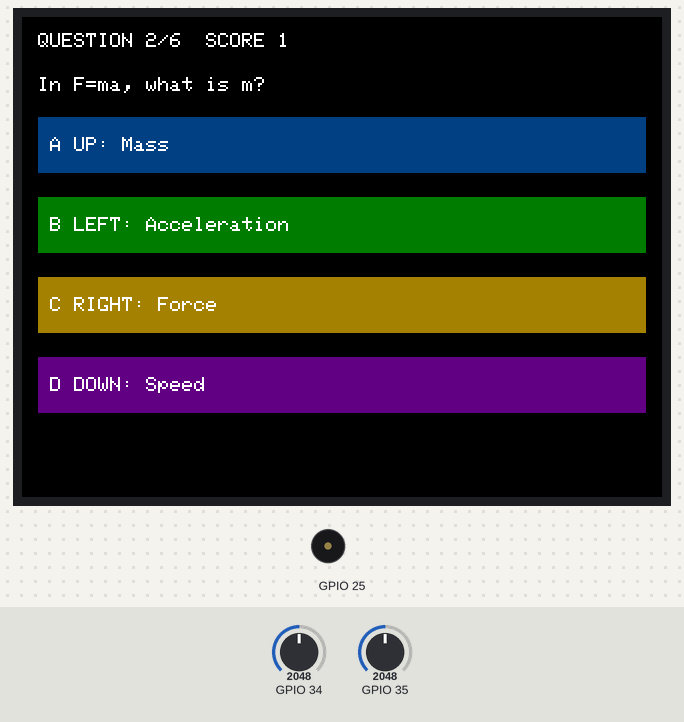
Bench run of a sketch on a simulated ESP32. Parts: 320×240 colour display, buzzer (waves = sounding). The test bench sets the inputs (shaded band); at power-on: GPIO 34 = 2048, GPIO 35 = 2048. What the sketch prints to the serial monitor is not drawn.

Above: at 0.5 s.
Timing chart, 0 to 2.0 s (numbered marks = the images above):
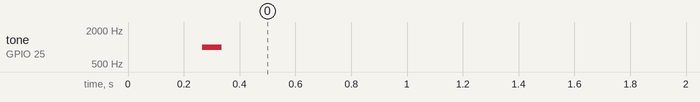

The sketch:

quiz.ino
```cpp
// Six-question English VIDI X quiz based on the teacher's guide.
// Choose A/B/C/D with UP/LEFT/RIGHT/DOWN. Press A to restart.
#include <LovyanGFX.hpp>
LGFX lcd;
String questions[6] = {"What is 2 + 2?", "In F=ma, what is m?", "Water contains oxygen and?", "What is the brain of a computer?", "Which unit measures frequency?", "Which device measures temperature?"};
String answersA[6] = {"2", "Mass", "Gold", "GPU", "Hertz", "A speaker"};
String answersB[6] = {"3", "Acceleration", "Hydrogen", "Memory", "Pixels", "A sensor"};
String answersC[6] = {"4", "Force", "Carbon", "Disk", "Celsius", "A screen"};
String answersD[6] = {"5", "Speed", "Copper", "CPU", "Volts", "A button"};
int correct[6] = {2, 0, 1, 3, 0, 1};
int level = 0;
int score = 0;
int previousChoice = -1;
bool dirty = true;

void drawQuiz() {
  lcd.fillScreen(0x0000);
  lcd.setTextColor(0xFFFF, 0x0000);
  lcd.setTextSize(1);
  lcd.setCursor(8, 8);
  lcd.printf("QUESTION %d/6  SCORE %d", min(level + 1, 6), score);
  if (level < 6) {
    lcd.setCursor(8, 30); lcd.print(questions[level]);
    lcd.fillRect(8, 50, 304, 28, 0x0210);
    lcd.fillRect(8, 90, 304, 28, 0x03E0);
    lcd.fillRect(8, 130, 304, 28, 0xA400);
    lcd.fillRect(8, 170, 304, 28, 0x6010);
    lcd.setTextColor(0xFFFF);
    lcd.setCursor(14, 60); lcd.print("A UP: " + answersA[level]);
    lcd.setCursor(14, 100); lcd.print("B LEFT: " + answersB[level]);
    lcd.setCursor(14, 140); lcd.print("C RIGHT: " + answersC[level]);
    lcd.setCursor(14, 180); lcd.print("D DOWN: " + answersD[level]);
  } else {
    lcd.setCursor(8, 50); lcd.printf("Quiz finished! Score %d/6", score);
    lcd.setCursor(8, 85); lcd.print("Press A to play again");
  }
}

void setup() {
  pinMode(34, INPUT);
  pinMode(35, INPUT);
  pinMode(32, INPUT_PULLUP);
  lcd.init();
  lcd.setRotation(1);
  Serial.begin(115200);
}

void loop() {
  if (dirty) { drawQuiz(); dirty = false; }
  int lr = analogRead(34);
  int ud = analogRead(35);
  int choice = -1;
  if (ud > 3800) choice = 0;
  else if (lr > 3800) choice = 1;
  else if (lr > 1500 && lr < 2600) choice = 2;
  else if (ud > 1500 && ud < 2600) choice = 3;
  if (level < 6 && choice >= 0 && previousChoice == -1) {
    if (choice == correct[level]) { score++; Serial.printf("Correct! Score %d\n", score); tone(25, 1000, 70); }
    else { Serial.printf("Not quite. Score %d\n", score); tone(25, 260, 70); }
    level++;
    dirty = true;
  } else if (level >= 6 && digitalRead(32) == LOW) {
    level = 0; score = 0; dirty = true;
  }
  previousChoice = choice;
  delay(40);
}
```

Measured:
- by itself, tone on GPIO 25: silent → 1000 Hz at 0.27 s, → silent 0.07 s later
